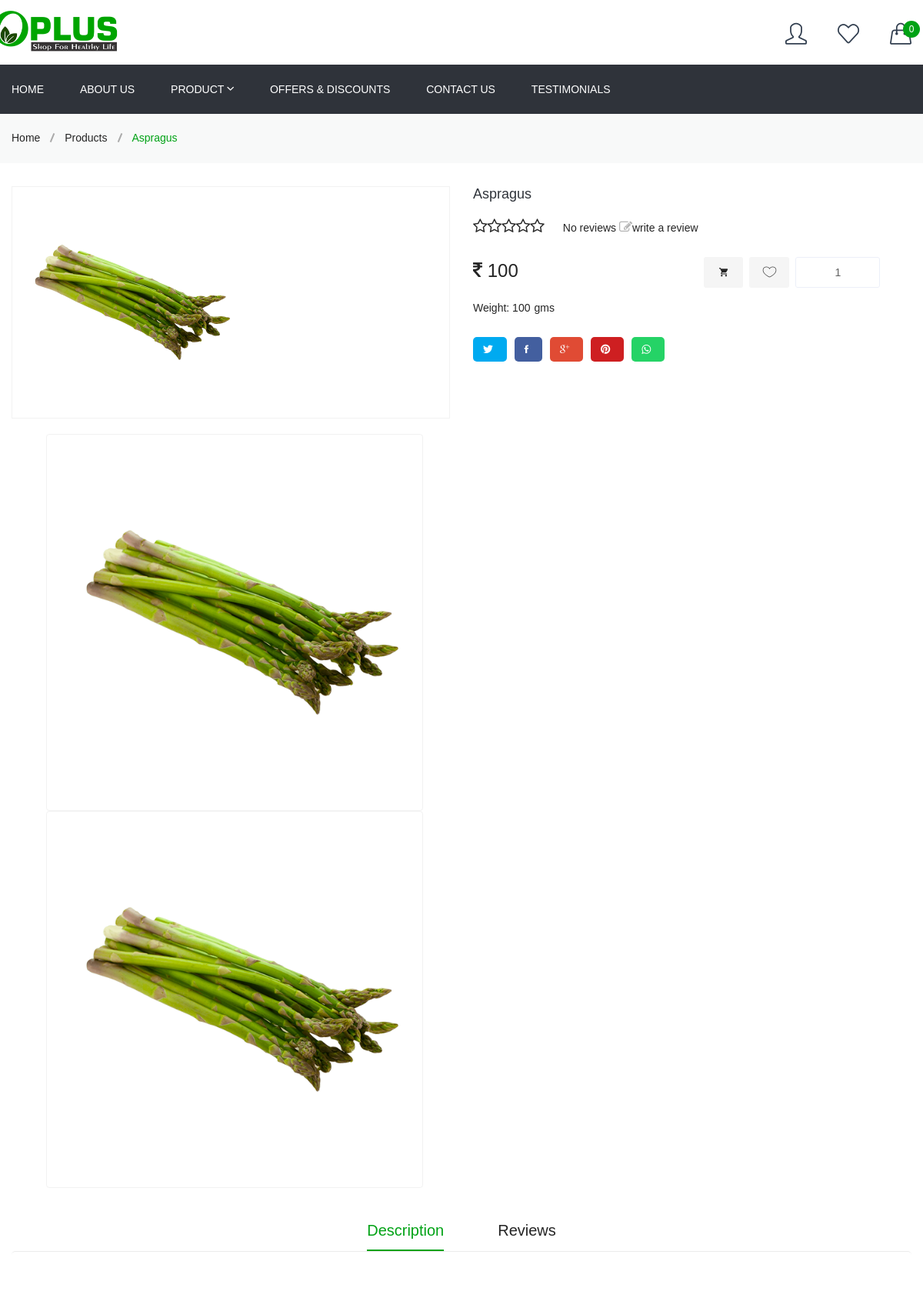
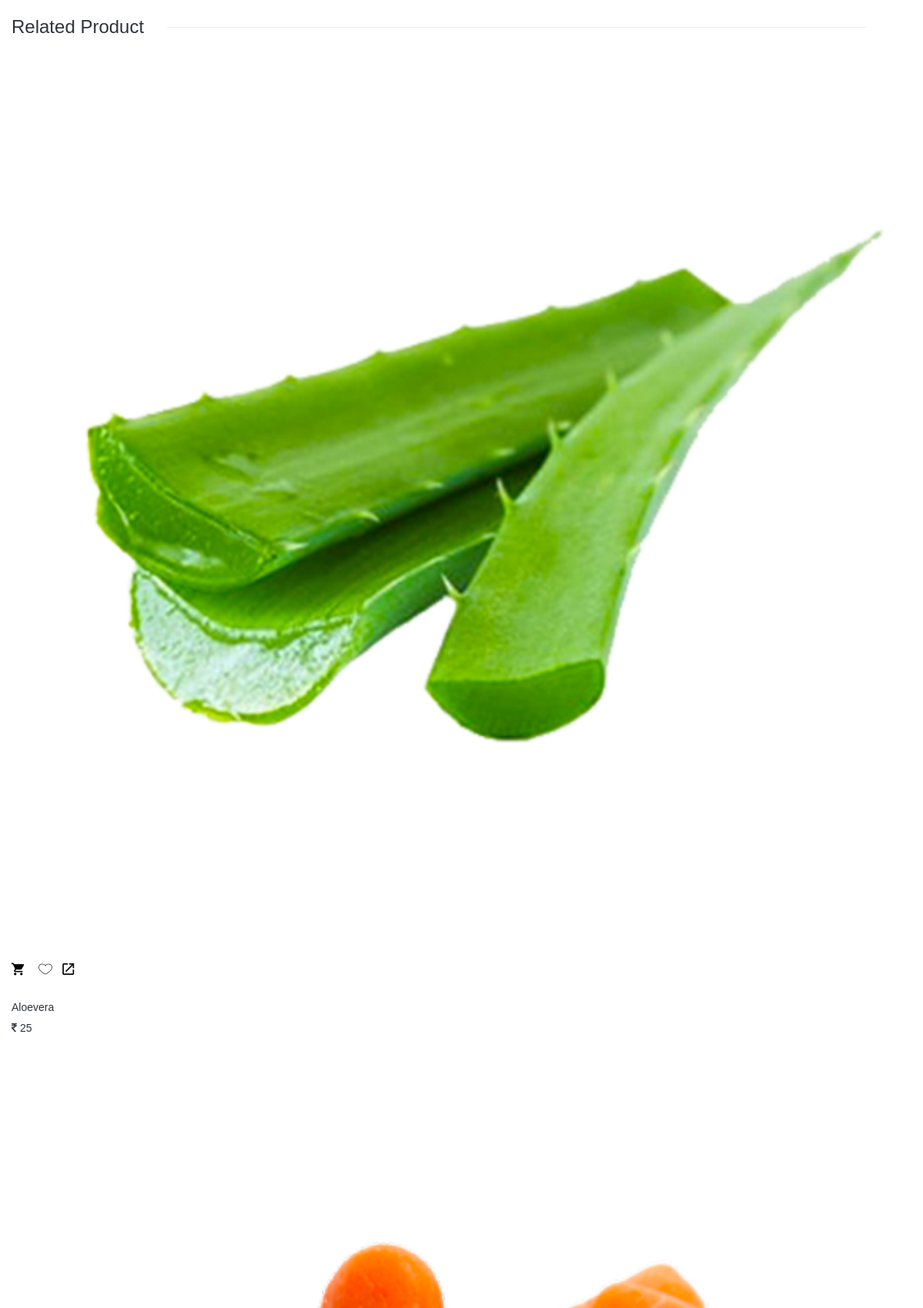
/product/aspragus (upper part), run on the app's committed database (2 pictures, top to bottom).
### tables this page shows
CREATE TABLE `products` (
  `id` int(11) NOT NULL,
  `name` varchar(255) NOT NULL,
  `details` text NOT NULL,
  `is_show` int(11) NOT NULL DEFAULT 1,
  `image_name` varchar(255) NOT NULL,
  `price` int(11) NOT NULL,
  `discount` float NOT NULL DEFAULT 0,
  `slug` varchar(255) NOT NULL,
  `cat_id` int(11) NOT NULL,
  `meta_title` varchar(255) NOT NULL,
  `meta_description` varchar(255) NOT NULL,
  `trendings` int(1) NOT NULL,
  `param_value_id` varchar(200) NOT NULL,
  `is_deleted` int(1) NOT NULL DEFAULT 0,
  `qty` int(5) NOT NULL DEFAULT 10,
  `param_value` varchar(500) NOT NULL
);

CREATE TABLE `products_has_images` (
  `id` int(11) NOT NULL,
  `image_name` varchar(255) NOT NULL,
  `product_id` int(11) NOT NULL
);

CREATE TABLE `product_params_values` (
  `id` int(11) NOT NULL,
  `param_id` int(11) NOT NULL,
  `param_value` varchar(255) NOT NULL,
  `is_deleted` int(1) NOT NULL DEFAULT 0
);

CREATE TABLE `product_has_params` (
  `id` int(11) NOT NULL,
  `name` varchar(255) NOT NULL,
  `is_deleted` int(1) DEFAULT 0
);

### admin/query.php (called while the page is built, shortened)
<?php
class QueryFire {
	public function getAllData($table_name,$where,$cust=null) {
		if($cust!=null)
			$sql= $cust;
		else
			$sql = "SELECT * FROM ".$table_name." WHERE ".$where;
		$p = mysqli_query($GLOBALS['connection'],$sql);
		while($data = mysqli_fetch_array($p,MYSQLI_ASSOC)){
			$q[] = $data;
		}
		if(!empty($q))
			return $q;
		else
			return array();
	}
}
$QueryFire = new QueryFire();

### single-product.php (the view, shortened to what this page needs)
<?php
require_once('header.php');
require_once('menu.php');
$related_products = $QueryFire->getAllData('products','is_deleted=0 and cat_id="'.$product['cat_id'].'" and id !='.$product['id'].' limit 10');
$product_images = $QueryFire->getAllData('products_has_images','product_id="'.$product['id'].'"');
$product_reviews = $QueryFire->getAllData('','','SELECT u.*, r.review, r.star, r.heading FROM  product_reviews r JOIN users u ON u.id = r.user_id WHERE r.is_approved=1 and r.product_id='.$product['id']);
array_push($product_images, array('image_name'=>$product['image_name']));
$params = $QueryFire->getAllData('','','SELECT pr.*,p.name FROM  product_params_values pr JOIN product_has_params p ON p.id = pr.param_id WHERE pr.is_deleted=0 and pr.id in ('.$product['param_value_id'].')');
?>
<div class="breadcrumb-area gray-bg">
  <div class="container">
    <div class="breadcrumb-content">
      <nav class="" role="navigation" aria-label="breadcrumbs">
        <ul>
          <li>
            <a href="<?= base_url?>" title="Back to the home page">Home</a>
          </li>
          <li>
            <a href="<?= base_url?>products">Products</a>
          </li>
          <li>
            <span><?= ucfirst(strtolower($product['name']))?></span>
          </li>
        </ul>
      </nav>
    </div>
  </div>
</div>
<div class="product-details pt-30 pb-40">
  <div class="container">
     <div class="row">
        <div class="col-md-6 col-lg-6 col-md-12 col-12">
           <div class="product-details-img">
              <div class="row">
                <div class="col-md-12 col-lg-12 col-md-12 col-12">
                    <div class="featured-image">
                         <div class="" id="ProductPhoto"><img src="<?= base_url.'images/products/'.$product['image_name']?>" alt="<?= $product['name']?>" id="ProductPhotoImg">
                         </div>
                      </div>
                </div>
                <div class="col-md-12 col-lg-12 col-md-12 col-12">
                    <div id="ProductThumbs" class="product-dec-slider" >
                      	<?php foreach($product_images as $image) {?>
        		            <a class="product-single__thumbnail " href="<?= base_url.'images/products/'.$image['image_name']?>">
        		             	<img src="<?= base_url.'images/products/'.$image['image_name']?>" class="img-thumbnail" alt="">
        		            </a>
        		        <?php } ?>
                      </div>
                </div>
            </div>
           </div>
        </div>
        <div class="col-md-6 col-lg-6 col-md-12 col-12">
           <form action="" method="post" enctype="multipart/form-data" id="add-item-form">
              <div class="product-details-content">
                 <h4><?= $product['name']?></h4>
                 <div class="product-ratting rating-review">
                    <div class="pro-dec-rating">
                    	<?php
                    	$rating = count($product_reviews)>0?ceil(array_sum(array_column($product_reviews, 'star'))):0;
                    	for($i=1;$i<=5;$i++){
                    		echo '<span class="fa fa-star'.($rating>=$i?'':'-o').'"></span>';
                    	} ?>
                       <span class="spr-badge-caption"><?= count($product_reviews)>0?count($product_reviews):'No'?> reviews</span>
                       <a href="#" class="action add" data-toggle="modal" data-target="#myModal">
	                        <i class="fa fa-pencil-square-o"></i>write a review
	                    </a>
                    </div>
                 </div>
                 <div class="row">
                     <div class="col-md-6 col-sm-6 col-6">
                        <div class="product-price">
                            <span id="ProductPrice"><span class=money><i class="fa fa-inr"></i> <?= $product['price'] - ($product['discount']*$product['price']/100)?></span></span>
                         </div>
                     </div>
                     <div class="col-md-6 col-sm-6 col-6">
                         <div class="pro-details-cart-wrap">
                            <div class="shop-list-cart-wishlist">
                               <div class="product-cart-action">
                                  <button type="button" data-id="<?= $product['id']?>" class="btn-cart action_cart_item" id="AddToCart">
                                  	<span class="cart-text" id="AddToCartText"><i class="ion-android-cart"></i></span>
                                  </button>
                               </div>
                               <div class="wishlist-action">
                                  <a data-id="<?= $product['id']?>" class="btn-wishlist wishlist" href="javascript:void(0);" title="Wishlist">
        	                         <span><i class="ion-ios-heart-outline"></i></span>
        	                       </a>
                               </div>
                            </div>
                            <div class="product-quantity">
                               <div class="product-quantity-action quantity-selector cart-plus-minus">
                                  <input type="text" value='<?= isset($_SESSION['cartitems'][$product['id']]['quantity'])?$_SESSION['cartitems'][$product['id']]['quantity']:"1"?>' id="qty1" name="qty1"  max="<?= $product['qty']?>" data-max="<?= $product['qty']?>"  min="1" data-id="<?= $product['id']?>" class="input-qty" name="quantity">
                               </div>
                            </div>
                         </div>
                     </div>
                 </div>
                 <?php if(!empty($product['param_value'])) {?>
                  <div class="pro-dec-categories">
                    <span class="categories-title"><?= ucfirst($params[0]['name'])?>: <?= $product['param_value']?></span>
                    <ul>
                     <li><a href="javascript:void(0)"><?= implode('</a></li><li><a href="javascript:void(0);">', array_column($params, 'param_value'));?></a></li>
                    </ul>
                  </div>
                <?php } else if(empty($product['param_value']) && !empty($params)) {?>
                   <div class="swatch clearfix Material" data-option-index="2">
                     <div class="header"><?= ucfirst($params[0]['name'])?> : </div>
                     <?php foreach($params as $param) { ?>
                       <div data-value="<?= ucfirst($param['param_value'])?>" class="swatch-element <?= $param['param_value'] ?> available">
                         <label for="swatch-2-cotton">
                           <?= ucfirst($param['param_value'])?>
                         </label>
                       </div>
                     <?php } ?>
                   </div>
                 <?php } ?>
                 <div class="pro-dec-social">
                    <ul>
                       <li>
                          <a class="tweet" target="_blank" href="http://twitter.com/share?text=<?= $product['name']?>&url=<?= base_url.'product/'.$product['slug']?>" title="Share on Twitter" tabindex="0"><i class="ion-social-twitter"></i></a>
                       </li>
                       <li>
                          <a class="share" target="_blank" href="http://www.facebook.com/sharer.php?u=<?= base_url.'product/'.$product['slug']?>" title="Share on Facebook" tabindex="0"><i class="ion-social-facebook"></i></a>
                       </li>
                       <li>
                          <a class="google" target="_blank" href="http://plus.google.com/share?url=<?= base_url.'product/'.$product['slug']?>" title="Share on Google+" tabindex="0"><i class="ion-social-googleplus-outline"></i></a>
                       </li>
                       <li>
                          <a class="pinterest" target="_blank" href="http://pinterest.com/pin/create/button/?url=<?= base_url.'product/'.$product['slug']?>&amp;media=<?= base_url.'images/products/'.$product['image_name']?>&amp;description=<?= $product['name']?>" title="Share on Pinterest" tabindex="0"><i class="ion-social-pinterest"></i></a>
                       </li>
                       <li>
                          <a class="whatsapp" target="_blank" href="https://api.whatsapp.com/send?text=<?= base_url.'product/'.$product['slug']?>" title="Share on Whatsapp" tabindex="0">
                              <i class="fa fa-whatsapp" aria-hidden="true"></i> </a>
                       </li>
                    </ul>
                 </div>
              </div>
           </form>
        </div>
     </div>
  </div>
</div>
<div class="description-review-area pb-50">
  <div class="container">
     <div class="description-review-wrapper">
        <div class="description-review-topbar nav text-center" role=tablist>
           <a class="active" href="#pro-dec" data-toggle="tab" role="tab" aria-selected="true">
           Description
           </a>
           <a href="#pro-review" data-toggle="tab" role="tab" aria-selected="false">
           Reviews
           </a>
        </div>
        <div class="description-review-text tab-content description-review-bottom">
        </div>
     </div>
  </div>
</div>
<?php if(!empty($related_products)) { ?>
	<div class="product-area pb-50">
	  <div class="container">
	     <div class="product-top-bar section-border mb-25">
	        <div class="section-title-wrap">
	           <h3 class="section-title section-bg-white">Related Product</h3>
	        </div>
	     </div>
	     <div class="related-product-active owl-carousel product-nav">
	     	<?php foreach($related_products as $rproduct) { ?>
		        <div class="product-wrapper">
		           <div class="product-img">
		              	<a href="<?= base_url.'product/'.$rproduct['slug']?>">
							<img src="<?= base_url.'images/products/'.$rproduct['image_name']?>" alt="Product Image" />
						</a>
		              <div class="product-action1">
		                 <div class="pro-action-left">
		                    <a data-id="<?= $rproduct['id']?>" class="btn-cart action_cart_item" href="javascript:void(0);">
	                           <i class="ion-android-cart"></i>
	                        </a>
		                 </div>
		                 <div class="pro-action-right">
		                    <a data-id="<?= $rproduct['id']?>" class="btn-wishlist wishlist" href="javascript:void(0);" title="Wishlist">
		                     <span><i class="ion-ios-heart-outline"></i></span>
		                    </a>
		                    <a class="action-plus" target="_blank" title="Quick View" href="<?= base_url.'product/'.$rproduct['slug']?>">
		                     <i class="ion-android-open"></i>
		                    </a>
		                 </div>
		              </div>
		           </div>
		           <div class="product-content">
		              <h4>
		                <a href="<?= base_url.'product/'.$rproduct['slug']?>"><?= $rproduct['name']?></a>
		              </h4>
		              <div class="product-price-wrapper">
		                <span><span class=money><i class="fa fa-inr"></i> <?= $rproduct['price'] - ($rproduct['discount']*$rproduct['price']/100)?> </span></span>
		              </div>
		           </div>
		        </div>
		    <?php } ?>
	     </div>
	  </div>
	</div>
<?php } ?>
<?php require_once('footer.php');?>

### css/timber.scss7e75.css (style rules this page uses)
*,input,:before,:after { box-sizing:border-box }
html,body { padding:0;margin:0 }
article,aside,details,figcaption,figure,footer,header,hgroup,main,nav,section,summary { display:block }
.text-center { text-align:center !important }
html { background-color:#f2f2f2 }
body { background-color:#fff }
body,input,textarea,button,select { font-size:14px;line-height:1.6;font-family:"HelveticaNeue","Helvetica Neue",Helvetica,Arial,sans-serif;color:#333;font-weight:300;-webkit-font-smoothing:antialiased;-webkit-text-size-adjust:100% }
h1,.h1,h2,.h2,h3,.h3,h4,.h4,h5,.h5,h6,.h6 { display:block;font-family:"HelveticaNeue","Helvetica Neue",Helvetica,Arial,sans-serif;font-weight:700;margin:0 0 0.5em;line-height:1.4 }
h1 a,.h1 a,h2 a,.h2 a,h3 a,.h3 a,h4 a,.h4 a,h5 a,.h5 a,h6 a,.h6 a { text-decoration:none;font-weight:inherit }
h3,.h3 { font-size:1.57143em }
h4,.h4 { font-size:1.42857em }
button { overflow:visible }
ul,ol { margin:0 0 15px 20px;padding:0 }
img { border:0 none }
img,iframe { max-width:100% }
form { margin-bottom:0 }
input,textarea,button,select { padding:0;margin:0;-webkit-user-select:text;-moz-user-select:text;-ms-user-select:text;user-select:text }
button { background:none;border:none;cursor:pointer }
button,input,textarea { -webkit-appearance:none;-moz-appearance:none }
button { background:none;border:none;display:inline-block;cursor:pointer }
button,input[type="submit"] { cursor:pointer }
input,textarea,select { border:1px solid #e5e5e5;max-width:100%;padding:8px 10px;border-radius:3px }

### css/theme-default7df0.css (style rules this page uses)
.wishlist-action a { display:inline-block }
.cart-plus-minus { border:1px solid #ddd;overflow:hidden;padding:7px 0 7px 5px;width:80px }

### css/responsivec6a0.css (style rules this page uses)
@media (min-width: 1200px) and (max-width: 1500px) { .pro-action-right > a { margin-left: 8px; } }

### css/custom2c58.css (style rules this page uses)
.product-dec-slider { margin-top:20px }
.product-price #ProductPrice span { color:#242424;font-size:24px;font-weight:500;margin-right:5px }
.pro-details-cart-wrap .product-cart-action button { background-color:#f5f5f5;border-radius:3px;color:#242424;display:inline-block;font-size:14px;height:40px;line-height:40px;margin:0 8px 0 0;text-align:center;transition:all .3s ease 0s;padding:0 20px }
.cart-text { margin-left:0;margin-top:0 }
.shop-list-cart-wishlist { display:inline-block;float:left;margin-right:0 }
.product-cart-action { float:left }
.product-quantity input { background:#fff;border:2px solid #fff;text-align:center;height:40px }
.pro-dec-social li a i { margin-right:5px }
.pro-dec-categories .categories-title { margin-right:5px }
.pro-dec-categories { display:flex }
.spr-badge-caption { margin-left:20px }
.product-details-content .product-price { margin-bottom:20px }
.breadcrumb-content li { margin-bottom:0 }
.product-quantity .cart-plus-minus { border:none;float:none }
.pro-details-cart-wrap .product-quantity input { border:1px solid #eceff8 }
.breadcrumb-content li::before { display:none }
.breadcrumb-content li a { position:relative }
.breadcrumb-content li a::before { background-color:#aaa;content:"";height:2px;position:absolute;right:-22px;top:7px;transform:rotate(-67deg);transition:all .4s ease 0s;width:12px }
.breadcrumb-content li { margin-right:0 }
.breadcrumb-content li a { margin-right:28px }
.product-details-content .wishlist-action { position:relative;float:left }

### data on the page
products: name "Aspragus", image_name (picture), price "100", qty1 "1", param_value "100"
products_has_images: image_name (picture)
product_params_values: product_has_params.name "Weight"
products: image_name (picture), name "Aloevera", price "25"
products: image_name (picture)
